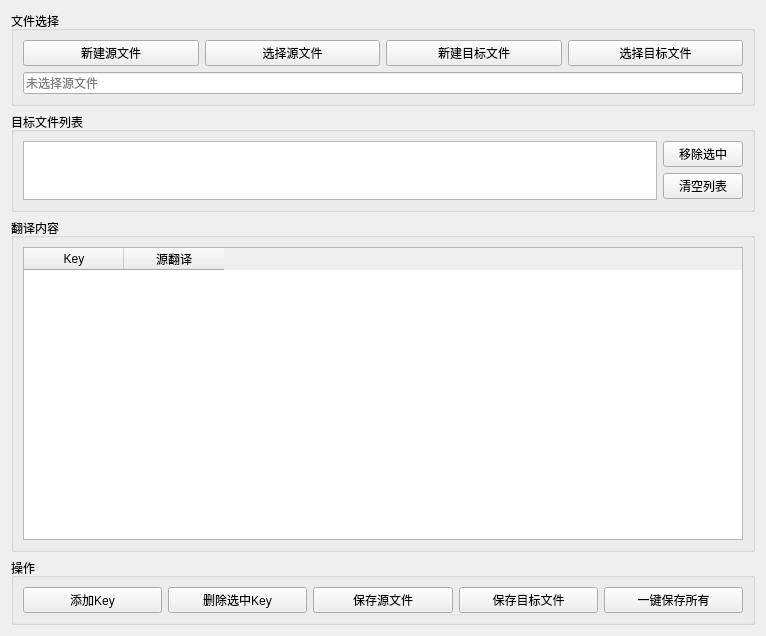
<?xml version="1.0" encoding="UTF-8"?>
<ui version="4.0">
 <class>TranslationWidget</class>
 <widget class="QWidget" name="TranslationWidget">
  <property name="geometry">
   <rect>
    <x>0</x>
    <y>0</y>
    <width>766</width>
    <height>636</height>
   </rect>
  </property>
  <property name="windowTitle">
   <string>翻译文件管理器</string>
  </property>
  <layout class="QVBoxLayout" name="verticalLayout_5">
   <item>
    <widget class="QGroupBox" name="groupBox">
     <property name="title">
      <string>文件选择</string>
     </property>
     <layout class="QGridLayout" name="gridLayout">
      <item row="0" column="0">
       <widget class="QPushButton" name="btnNewSource">
        <property name="text">
         <string>新建源文件</string>
        </property>
       </widget>
      </item>
      <item row="0" column="1">
       <widget class="QPushButton" name="btnSelectSource">
        <property name="text">
         <string>选择源文件</string>
        </property>
       </widget>
      </item>
      <item row="0" column="2">
       <widget class="QPushButton" name="btnNewTarget">
        <property name="text">
         <string>新建目标文件</string>
        </property>
       </widget>
      </item>
      <item row="0" column="3">
       <widget class="QPushButton" name="btnSelectTarget">
        <property name="text">
         <string>选择目标文件</string>
        </property>
       </widget>
      </item>
      <item row="1" column="0" colspan="4">
       <widget class="QLineEdit" name="lineEditSource">
        <property name="readOnly">
         <bool>true</bool>
        </property>
        <property name="placeholderText">
         <string>未选择源文件</string>
        </property>
       </widget>
      </item>
     </layout>
    </widget>
   </item>
   <item>
    <widget class="QGroupBox" name="groupBox_2">
     <property name="maximumSize">
      <size>
       <width>16777215</width>
       <height>100</height>
      </size>
     </property>
     <property name="title">
      <string>目标文件列表</string>
     </property>
     <layout class="QHBoxLayout" name="horizontalLayout_2">
      <item>
       <widget class="QListWidget" name="listWidgetTargets"/>
      </item>
      <item>
       <layout class="QVBoxLayout" name="verticalLayout_2">
        <item>
         <widget class="QPushButton" name="btnRemoveTarget">
          <property name="text">
           <string>移除选中</string>
          </property>
         </widget>
        </item>
        <item>
         <widget class="QPushButton" name="btnClearTargets">
          <property name="text">
           <string>清空列表</string>
          </property>
         </widget>
        </item>
       </layout>
      </item>
     </layout>
    </widget>
   </item>
   <item>
    <widget class="QGroupBox" name="groupBox_3">
     <property name="title">
      <string>翻译内容</string>
     </property>
     <layout class="QVBoxLayout" name="verticalLayout_3">
      <item>
       <widget class="QTableWidget" name="tableWidget">
        <property name="editTriggers">
         <set>QAbstractItemView::EditTrigger::NoEditTriggers</set>
        </property>
        <property name="selectionMode">
         <enum>QAbstractItemView::SelectionMode::SingleSelection</enum>
        </property>
        <property name="selectionBehavior">
         <enum>QAbstractItemView::SelectionBehavior::SelectItems</enum>
        </property>
        <column>
         <property name="text">
          <string>Key</string>
         </property>
        </column>
        <column>
         <property name="text">
          <string>源翻译</string>
         </property>
        </column>
       </widget>
      </item>
     </layout>
    </widget>
   </item>
   <item>
    <widget class="QGroupBox" name="groupBox_4">
     <property name="title">
      <string>操作</string>
     </property>
     <layout class="QHBoxLayout" name="horizontalLayout_3">
      <item>
       <widget class="QPushButton" name="btnAddKey">
        <property name="text">
         <string>添加Key</string>
        </property>
       </widget>
      </item>
      <item>
       <widget class="QPushButton" name="btnDeleteKey">
        <property name="text">
         <string>删除选中Key</string>
        </property>
       </widget>
      </item>
      <item>
       <widget class="QPushButton" name="btnSaveSource">
        <property name="text">
         <string>保存源文件</string>
        </property>
       </widget>
      </item>
      <item>
       <widget class="QPushButton" name="btnSaveTarget">
        <property name="text">
         <string>保存目标文件</string>
        </property>
       </widget>
      </item>
      <item>
       <widget class="QPushButton" name="btnSaveAll">
        <property name="text">
         <string>一键保存所有</string>
        </property>
       </widget>
      </item>
     </layout>
    </widget>
   </item>
  </layout>
 </widget>
 <resources/>
 <connections/>
</ui>
